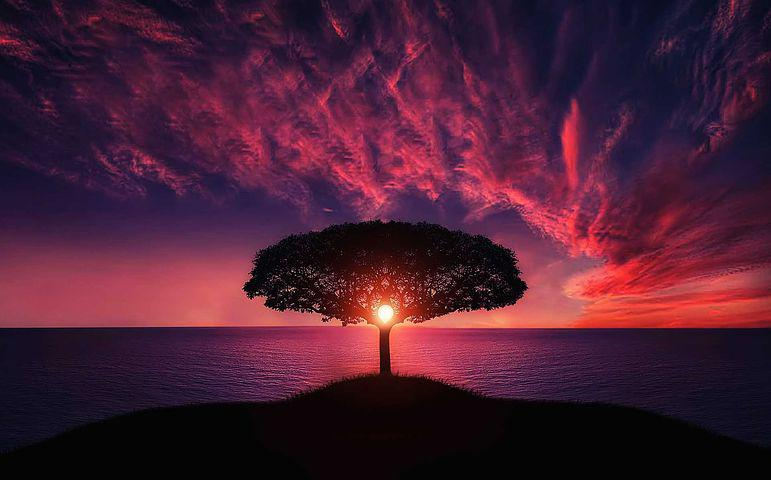
#> input picture images/sample.jpg, 771 x 480 px; its folder holds only this picture in this run
$ python inverse.py
#> lines starting #> are read from the running program, lines starting #| are printed output that depends on the picture
### utils.py
import numpy as np
from PIL import Image
import matplotlib.pyplot as plt

# 图片规范化，将小于0的值设为0，大于255的值设为255


def normalize_image(image):
    return np.minimum(np.maximum(image, 0), 255).astype(np.uint8)


def open_image(name):
#> called with name = '../images/sample.jpg'
    try:
        img = Image.open("../images/" + name)
#> img is the input picture: PIL image 771x480 RGB; mean R, G, B 73.7, 30.4, 51.4
    except:
        print("---------------the file is not in fold images--------------------")
        img = Image.open(name)
    return img


def get_image(channel="L", imgname="../images/sample.jpg"):
    """
    @paramete
    @param channel : "L" or "RGB"
    @param imgname : path to the image
    @return np.float32 array
    """
    img = open_image(imgname)
    if channel == "L":
        img = img.convert("L")
    elif channel == "RGB":
        img = img.convert("RGB")
    else:
        print("---------------unaivialable paramete----------------------------")
        img = img
    return np.array(img).astype(np.float32)
#| (480, 771, 3)
#> in image_inversion, `m = (L - 1) - img.astype(np.float32)`:
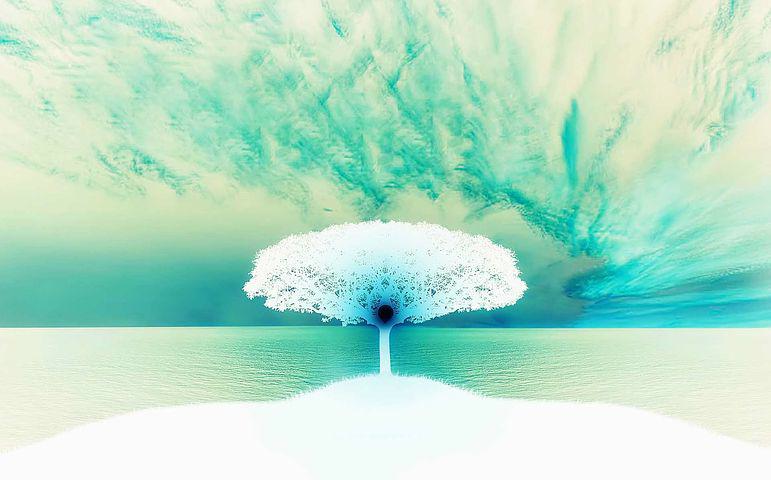
#> m: shape (480, 771, 3) float32; mean R, G, B 181.3, 224.4, 203.4
#| (480, 771, 3)


def normalization(data):
    _range = np.max(data) - np.min(data)
    return (data - np.min(data)) / _range


def transform_img(img):
    img = normalization(img)
    return img * 255


class visualization:
    """
    一个视觉对象，可以往里面加图片，最后半智能的plot出来
    @paramete
    @param img : np.float32 array
    """
    def __init__(self, x:int, y:int):
        plt.figure()
        self.x = x
        self.y = y
        self.showlist = []

    def append_img(self, img, transform=True):
        img = img.copy()
        if not transform:
            img[img < 0] = 0
            img[img > 255] = 255
        else:
            img = transform_img(img).astype(np.uint8)
        self.showlist.append((img, "img"))

    def append_hist(self, hist):
        self.showlist.append((hist.copy(), "hist"))

    def show(self):
        if self.x == None and self.y == None:
            self.x, self.y = getMN(len(self.showlist))  # 自动计算x,y
        elif self.x != None and self.y == None:
            _, self.y = getMN(len(self.showlist), self.x)
        elif self.y != None and self.x == None:
            _, self.x = getMN(len(self.showlist), self.y)

        for i in range(self.x):
            for j in range(self.y):
                plt.subplot(self.x, self.y, i * self.y + j + 1)
                if len(self.showlist) > 0:
                    img, type = self.showlist.pop(0)
                    if type == "img":
                        plt.imshow(img, cmap="gray")
                    elif type == "hist":
                        plt.hist(img.reshape(-1), bins=256, range=(0, 256))
                else:
                    plt.axis("off")
        plt.show()
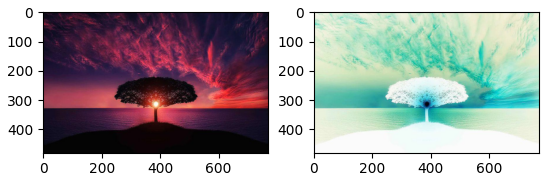
#> figure drawn by matplotlib, 2 panels


# [39 lines left out: functions is_prime, getMN, not called in this run]


def test_util():
    print("---------------------utils has been imported successly---------------")

### chp3&4_img_enhancement/inverse.py
#%%
import numpy as np
import sys

# import the module written self
sys.path.append("..")
from utils import *

#%%
test_util()


#%%
def image_inversion(img, L):
    print(img.shape)
    """
    反转图像的灰度值，计算公式为 s = L - 1 - img
    """
    m = (L - 1) - img.astype(np.float32)
    m = normalize_image(m)
    print(m.shape)
    return m


#%%
if __name__ == "__main__":
    s = visualization(1, 2)
    img = get_image("RGB", "../images/sample.jpg")
    img_inversed = image_inversion(img, 256)
    s.append_img(img)
    s.append_img(img_inversed)
    s.show()

# %%
